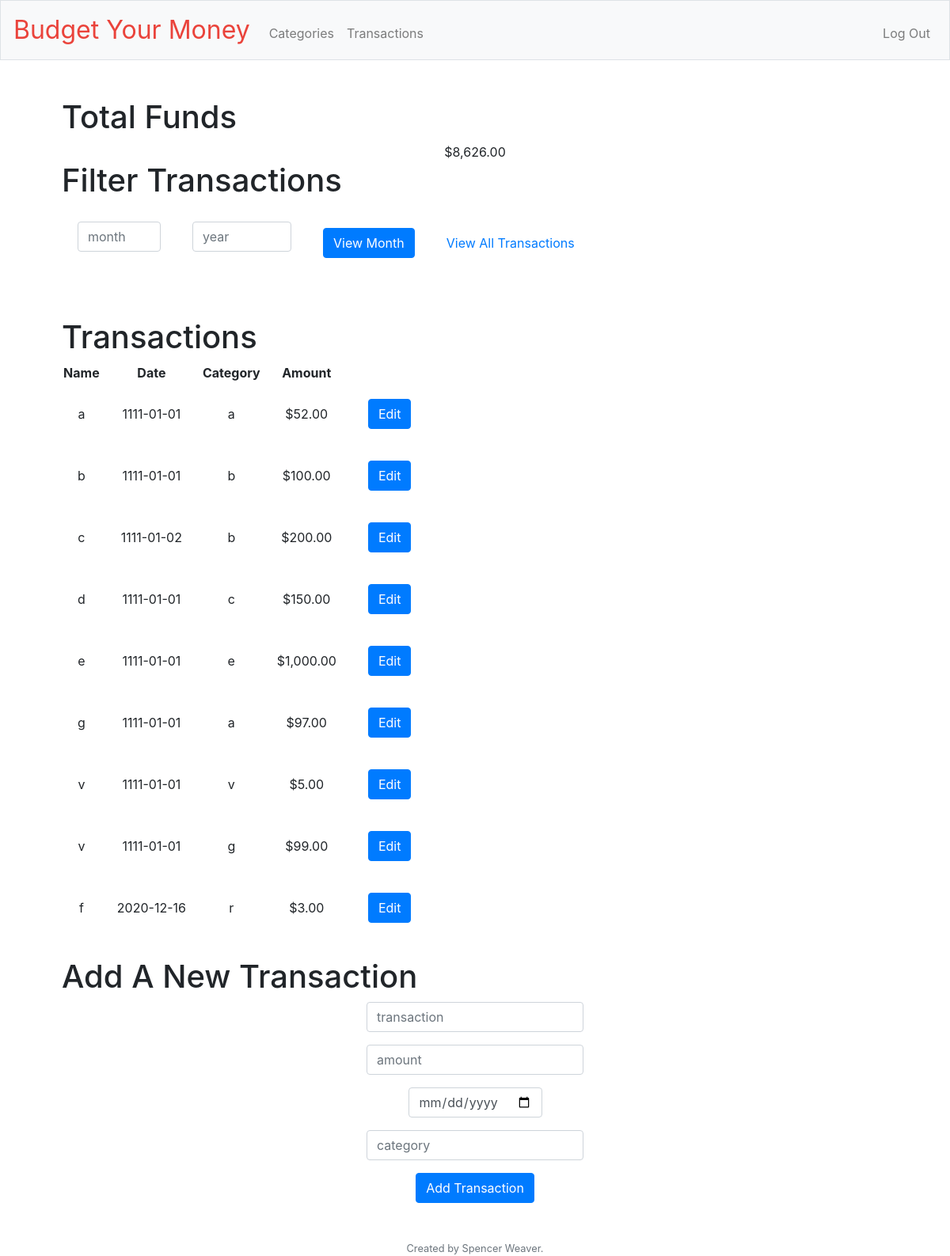
The page /transactions (signed in) on the database its author committed.
### tables this page shows
CREATE TABLE users (
id INTEGER PRIMARY KEY AUTOINCREMENT NOT NULL,
username TEXT NOT NULL,
hash TEXT NOT NULL,
cash NUMERICAL,
budget NUMERICAL,
startmonth NUMERICAL,
startyear NUMERICAL);

CREATE TABLE transactions (
idt INTEGER PRIMARY KEY AUTOINCREMENT NOT NULL,
user_id INTEGER,
category TEXT,
date DATETIME,
amount NUMERIC,
name TEXT);

### application.py (the view, shortened to what this page needs)
@app.route("/transactions", methods=["GET", "POST"])
@login_required
def transactions():
    transactions = db.execute("SELECT * FROM transactions WHERE user_id = ?", session['user_id'])
    users = db.execute("SELECT * FROM users WHERE id = ?", session['user_id'])
    return render_template("transactions.html", transactions=transactions, users=users)

### helpers.py (called while the page is built)
def login_required(f):
    @wraps(f)
    def decorated_function(*args, **kwargs):
        if session.get("user_id") is None:
            return redirect("/login")
        return f(*args, **kwargs)
    return decorated_function

def usd(value):
    return f"${value:,.2f}"

### templates/transactions.html (shortened to what this page needs)
{% extends "layout.html" %}
{% block main %}
<h1>Total Funds</h1>{{ users[0]["cash"] | usd }}
<h1>Filter Transactions</h1>
    <form action="/view" method="post">
        <table>
            <tr>
                <td><div class="form-group">
                <input class="form-control" name="month" placeholder="month" type="number" min="1" max="12">
            </div></td>
            <td><div class="form-group">
                <input class="form-control" name="year" placeholder="year" type="number" min="1000" max="2100">
            </div></td>
            <td><button class="btn btn-primary" type="submit">View Month</button></td></form>
            <td><a href="/transactions">View All Transactions</a></td>
<br><br>
<h1>Transactions</h1>
    {% if transactions %}
    <table>
        <tr>
            <th>Name</th>
            <th>Date</th>
            <th>Category</th>
            <th>Amount</th>
            <th></th>
        </tr>
        {% for row in transactions %}
            <tr>
                <td>{{ row["name"] }}</td>
                <td>{{ row["date"] }}</td>
                <td>{{ row["category"] }}</td>
                <td>{{ row["amount"] | usd }}</td>
                <td><form action="/edit_transactions" method="get"><button class="btn btn-primary" type="submit" value="{{ row["idt"] }}" name="edit">Edit</button></form></td>
            </tr>
        {% endfor %}
    {% endif %}
    </table>
<br>
<h1>Add A New Transaction</h1>
    <form action="/transactions" method="post">
        <div class="form-group">
            <input class="form-control" name="transaction" placeholder="transaction" type="text">
        </div>
        <div class="form-group">
            <input class="form-control" name="amount" placeholder="amount" type="number" step=".01">
        </div>
        <div class="form-group">
            <input class="form-control" name="date" placeholder="date" type="date">
        </div>
        <div class="form-group">
            <input class="form-control" name="category" placeholder="category" type="text">
        </div>
        <button class="btn btn-primary" type="submit">Add Transaction</button>
    </form>
{% endblock %}

### static/styles.css (style rules this page uses)
main .form-control { display: inline-block; width: auto; }
tr { text-align: center; }
th { font-weight: bold; text-align: center; }
td { padding: 20px; }
h1 { text-align: left; }

### rows shown on the page
users: cash "$8,626.00"
transactions: name "a", date "1111-01-01", category "a", amount "$52.00", {{ row["idt"] }} 3 (drawn)
transactions: name "b", date "1111-01-01", category "b", amount "$100.00", {{ row["idt"] }} 4 (drawn)
transactions: name "c", date "1111-01-02", category "b", amount "$200.00", {{ row["idt"] }} 5 (drawn)
transactions: name "d", date "1111-01-01", category "c", amount "$150.00", {{ row["idt"] }} 6 (drawn)
transactions: name "e", date "1111-01-01", category "e", amount "$1,000.00", {{ row["idt"] }} 7 (drawn)
transactions: name "g", date "1111-01-01", category "a", amount "$97.00", {{ row["idt"] }} 8 (drawn)
transactions: name "v", date "1111-01-01", category "v", amount "$5.00", {{ row["idt"] }} 9 (drawn)
transactions: name "v", date "1111-01-01", category "g", amount "$99.00", {{ row["idt"] }} 10 (drawn)
transactions: name "f", date "2020-12-16", category "r", amount "$3.00", {{ row["idt"] }} 20 (drawn)
